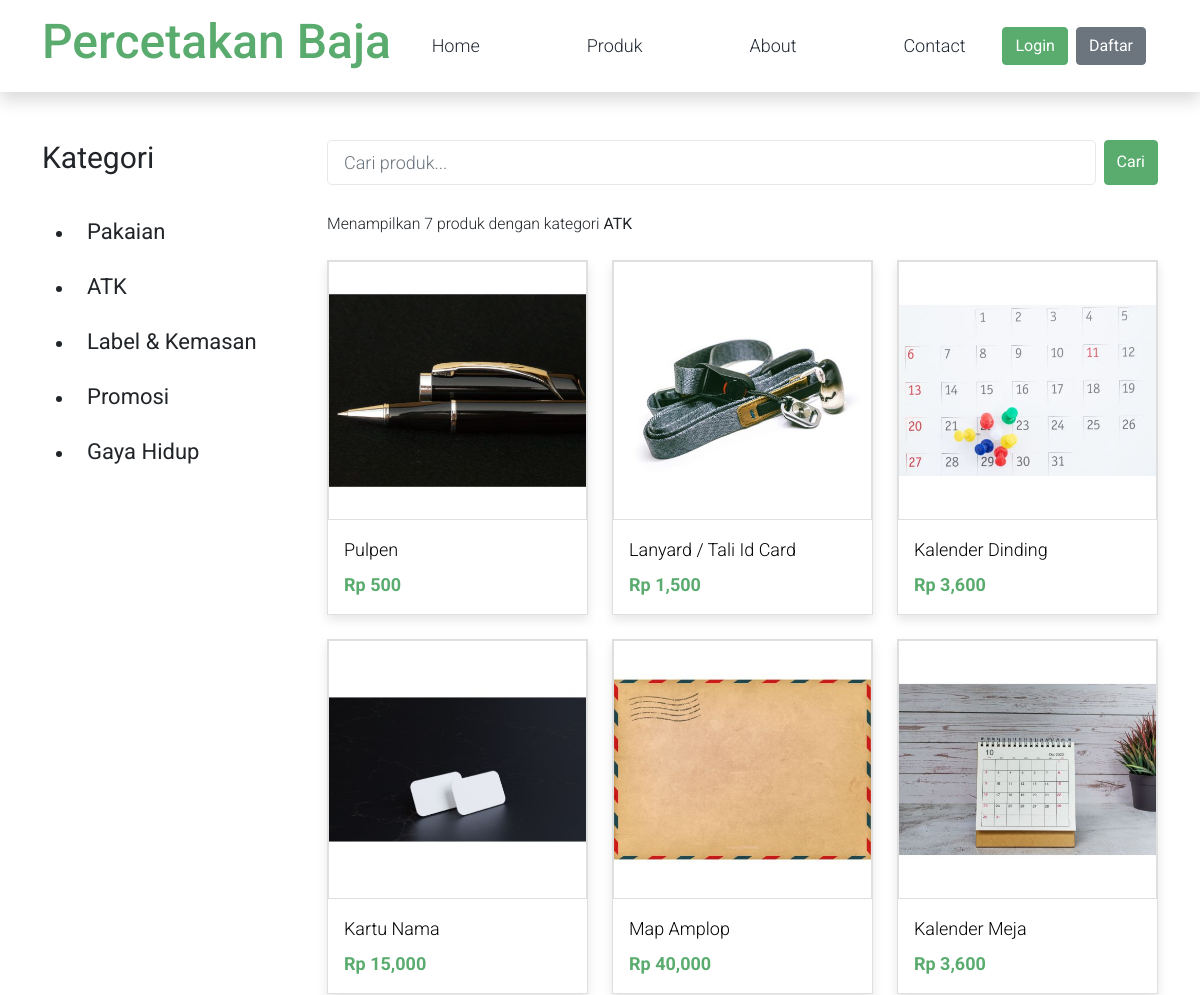
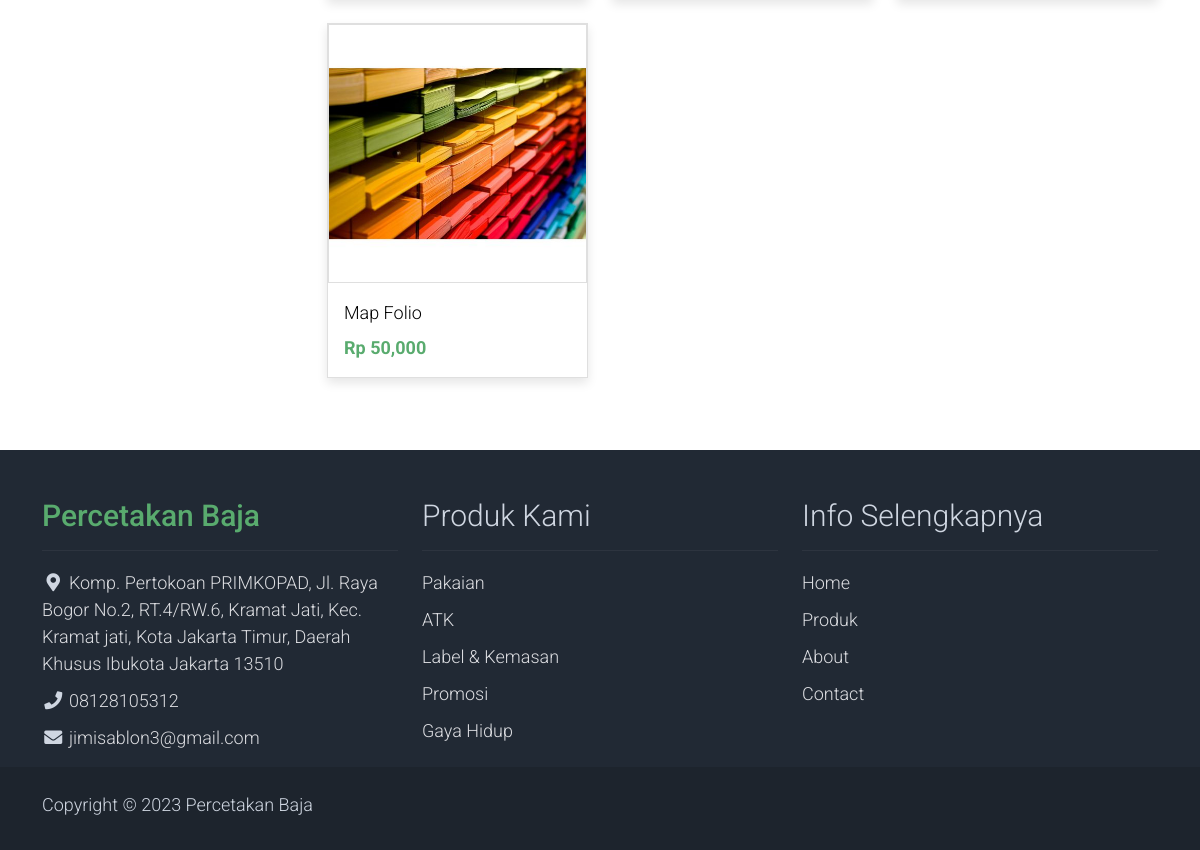
Screenshot of /produk?kategori=ATK with the database file from the repository (2 pictures, top to bottom).
### tables this page shows
CREATE TABLE `kategori_produk` (
  `id_kategori_produk` int(11) NOT NULL,
  `nama_kategori_produk` varchar(25) NOT NULL
);

CREATE TABLE `produk` (
  `id_produk` char(5) NOT NULL,
  `nama_produk` varchar(128) NOT NULL,
  `gambar` blob NOT NULL,
  `id_kategori_produk` int(11) NOT NULL,
  `harga` decimal(10,0) NOT NULL,
  `deskripsi` text NOT NULL,
  `slug` varchar(255) NOT NULL
);

### application/controllers/Produk.php (called while the page is built, shortened)
<?php
class Produk extends CI_Controller {
    public function index()
    {
        $data = [
            'content'=>'pelanggan/produk',
            'kategori_produk' => $this->db->select('*')
                    ->get('kategori_produk')->result(),
            'produk' => $this->db->select('*')
                    ->from('produk as p')
                    ->join('kategori_produk as kp', 'kp.id_kategori_produk = p.id_kategori_produk')
                    ->like('nama_produk', $this->input->get('search'), 'both')
                    ->like('nama_kategori_produk', $this->input->get('kategori'), 'both')
                    ->get()->result(),
        ];
        $this->load->view('pelanggan/layouts/app', $data);
    }
}

### index.php (called while the page is built, shortened)
<?php
require_once BASEPATH.'core/CodeIgniter.php';

### application/views/pelanggan/produk.php (the view, shortened to what this page needs)
<div class="container py-5">
    <div class="row">
        <div class="col-lg-3">
            <form action="<?= base_url('produk') ?>" method="get">
            <h1 class="h2 pb-4 fw-normal">Kategori</h1>
            <ul class="list-styled templatemo-accordion">
                <?php foreach ($kategori_produk as $row): ?>
                <li>
                    <button onclick="this.form.submit()" name="kategori" value="<?= $row->nama_kategori_produk ?>" class="btn collapsed d-flex justify-content-between h3 text-decoration-none">
                        <?= $row->nama_kategori_produk ?>
                    </button>
                </li>
                <?php endforeach; ?>
            </ul>
            </form>
        </div>
        <div class="col-lg-9">
            <div class="row">
                <div class="col-md-12 pb-4">
                    <form action="<?= base_url('produk') ?>" method="get">
                    <div class="d-flex">
                        <input type="search" name="search" id="search" class="me-2 form-control form-control-lg" value="<?= $this->input->get('search') ?>" placeholder="Cari produk..." autocomplete="off">
                        <button type="submit" class="btn btn-success">Cari</button>
                    </div>
                    </form>
                </div>
            </div>
            <div class="mb-4">
                <small>
                    Menampilkan <?= count($produk) ?> produk
                    <?php if ($this->input->get('kategori')): ?>
                        dengan kategori <b><?= $this->input->get('kategori') ?></b>
                    <?php endif; ?>
                </small>
            </div>
            <div class="row">
                <?php foreach ($produk as $row): ?>
                    <div class="col-md-4">
                        <div class="card mb-4 product-wap rounded-0">
                            <div class="card rounded-0">
                                <img class="card-img rounded-0 img-fluid" src="<?= base_url('assets/uploads/') . $row->gambar ?>">
                            </div>
                            <div class="card-body">
                                <a href="<?= base_url('/produk/detail/') . $row->slug ?>" class="h3 text-decoration-none"><?= $row->nama_produk ?></a>
                                <ul class="w-100 list-unstyled d-flex justify-content-between mb-0">
                                </ul>
                                <p class="mb-0 fw-bold text-success">Rp <?= number_format($row->harga) ?></p>
                            </div>
                        </div>
                    </div>
                <?php endforeach; ?>
            </div>
        </div>
    </div>
</div>

### application/views/pelanggan/layouts/footer.php
<?php
$kategori_produk = $this->db->select('*')->get('kategori_produk')->result();
?>
<footer class="bg-dark" id="tempaltemo_footer">
        <div class="container">
            <div class="row">
                <div class="col-md-4 pt-5">
                    <h2 class="h2 text-success border-bottom pb-3 border-light logo">Percetakan Baja</h2>
                    <ul class="list-unstyled text-light footer-link-list">
                        <li>
                            <i class="fas fa-map-marker-alt fa-fw"></i>
                            <a class="text-decoration-none" href="maps:Komp. Pertokoan PRIMKOPAD, Jl. Raya Bogor No.2, RT.4/RW.6, Kramat Jati, Kec. Kramat jati, Kota Jakarta Timur, Daerah Khusus Ibukota Jakarta 13510">Komp. Pertokoan PRIMKOPAD, Jl. Raya Bogor No.2, RT.4/RW.6, Kramat Jati, Kec. Kramat jati, Kota Jakarta Timur, Daerah Khusus Ibukota Jakarta 13510</a>
                        </li>
                        <li>
                            <i class="fa fa-phone fa-fw"></i>
                            <a class="text-decoration-none" href="tel:08128105312">08128105312</a>
                        </li>
                        <li>
                            <i class="fa fa-envelope fa-fw"></i>
                            <a class="text-decoration-none" href="mailto:jimisablon3@gmail.com">jimisablon3@gmail.com</a>
                        </li>
                    </ul>
                </div>
                <div class="col-md-4 pt-5">
                    <h2 class="h2 text-light border-bottom pb-3 border-light">Produk Kami</h2>
                    <ul class="list-unstyled text-light footer-link-list">
                        <?php foreach ($kategori_produk as $kategori): ?>
                        <li><a class="text-decoration-none" href="<?= base_url('/produk?kategori=') . $kategori->nama_kategori_produk ?>"><?= $kategori->nama_kategori_produk ?></a></li>
                        <?php endforeach; ?>
                    </ul>
                </div>
                <div class="col-md-4 pt-5">
                    <h2 class="h2 text-light border-bottom pb-3 border-light">Info Selengkapnya</h2>
                    <ul class="list-unstyled text-light footer-link-list">
                        <li><a class="text-decoration-none" href="<?= base_url('/') ?>">Home</a></li>
                        <li><a class="text-decoration-none" href="<?= base_url('/produk') ?>">Produk</a></li>
                        <li><a class="text-decoration-none" href="<?= base_url('/about') ?>">About</a></li>
                        <li><a class="text-decoration-none" href="<?= base_url('/contact') ?>">Contact</a></li>
                    </ul>
                </div>
            </div>
        </div>
        <div class="w-100 bg-black py-3">
            <div class="container">
                <div class="row pt-2">
                    <div class="col-12">
                        <p class="text-left text-light">
                            Copyright &copy; <?= date('Y') ?> Percetakan Baja
                        </p>
                    </div>
                </div>
            </div>
        </div>
    </footer>

### assets/pelanggan/css/templatemo.css (style rules this page uses)
body, ul, li, p, a, label, input, div { font-family: 'Roboto', sans-serif; font-size: 18px !important; font-weight: 300 !important; }
.h2 { font-family: 'Roboto', sans-serif; font-size: 30px !important; font-weight: 300; }
.h3 { font-family: 'Roboto', sans-serif; font-size: 22px !important; }
.logo { font-weight: 500 !important; }
.text-success { color: #59ab6e !important; }
.text-light { color: #cfd6e1 !important; }
.bg-dark { background-color: #212934 !important; }
.bg-black { background-color: #1d242d !important; }
.btn-success { background-color: #59ab6e !important; border-color: #56ae6c !important; }
.product-wap { box-shadow: 0px 5px 10px 0px rgba(0, 0, 0, 0.10); }
.card.product-wap a { color: #000; }
.form-control { border: 1px solid #e8e8e8; }
#tempaltemo_footer a { color: #dcdde1; }
#tempaltemo_footer ul.footer-link-list li { padding-top: 10px; }
#tempaltemo_footer .border-light { border-color: #2d343f !important; }
.product-wap .h3, .product-wap li, .product-wap i, .product-wap p { font-size: 12px !important; }
@media (min-width: 992px) { .product-wap .h3, .product-wap li, .product-wap i, .product-wap p { font-size: 18px !important; } }

### rows the page displays
kategori_produk: nama_kategori_produk "Pakaian"
kategori_produk: nama_kategori_produk "ATK"
kategori_produk: nama_kategori_produk "Label & Kemasan"
kategori_produk: nama_kategori_produk "Promosi"
kategori_produk: nama_kategori_produk "Gaya Hidup"
produk: gambar (picture), nama_produk "Pulpen", harga "500"
produk: gambar (picture), nama_produk "Lanyard / Tali Id Card", harga "1,500"
produk: gambar (picture), nama_produk "Kalender Dinding", harga "3,600"
produk: gambar (picture), nama_produk "Kartu Nama", harga "15,000"
produk: gambar (picture), nama_produk "Map Amplop", harga "40,000"
produk: gambar (picture), nama_produk "Kalender Meja", harga "3,600"
produk: gambar (picture), nama_produk "Map Folio", harga "50,000"

### other values shown
count($produk) "7"
$this->input->get('kategori') "ATK"
